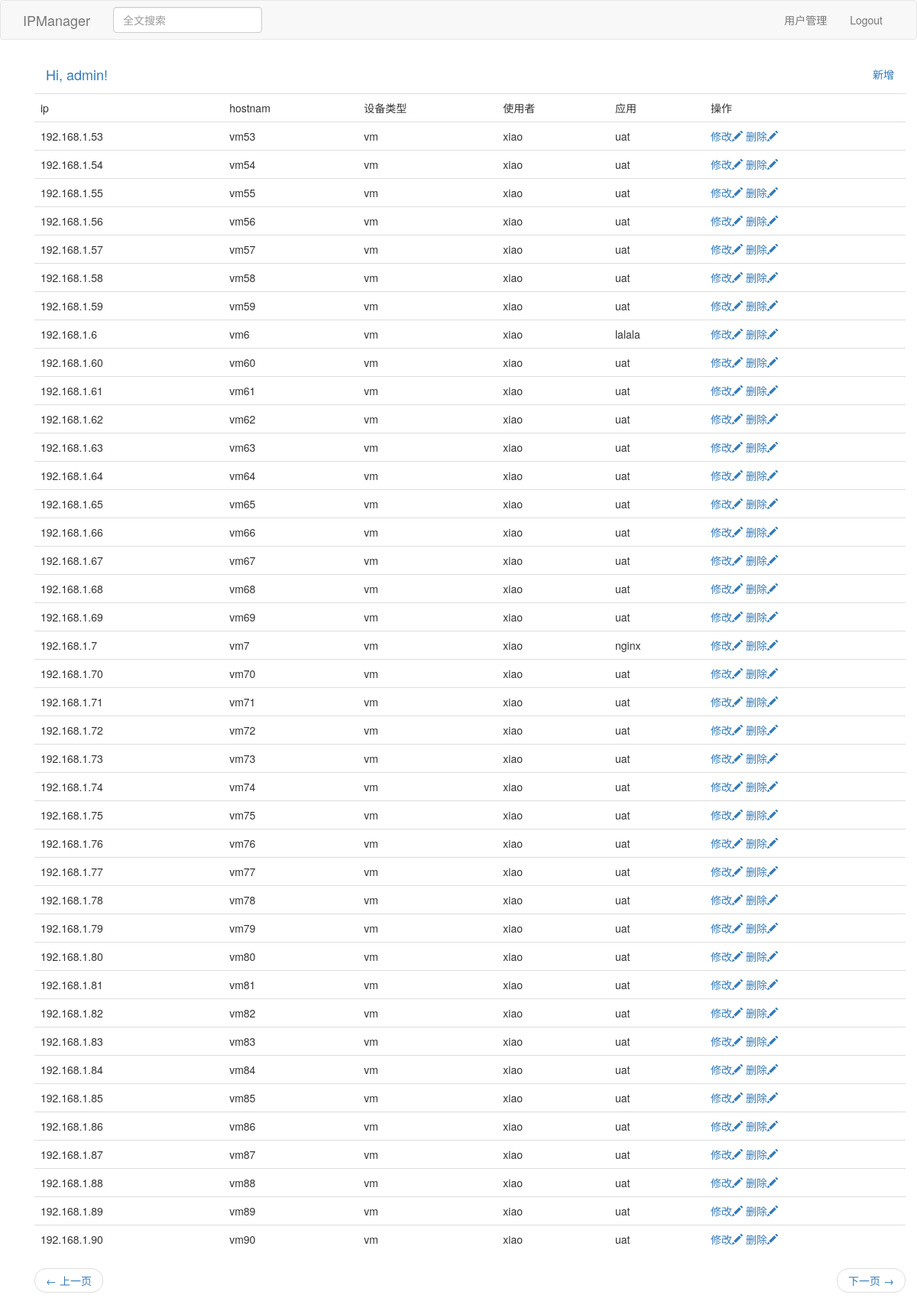
Page /index?page=2 (signed in) on the committed database.
### app/models.py (models this page shows, shortened)
class User(UserMixin, db.Model):
    id = db.Column(db.Integer, primary_key=True)
    username = db.Column(db.String(64), index=True, unique=True)
    email = db.Column(db.String(120), index=True, unique=True)
    password_hash = db.Column(db.String(128))
    role = db.Column(db.String(64), index=True)

class SearchableMixin(object):
    @classmethod
    def search(cls, expression, page, per_page):
        ids, total = query_index(cls.__tablename__, expression, page, per_page)
        if total == 0:
            return cls.query.filter_by(id=0), 0
        when = []
        for i in range(len(ids)):
            when.append((ids[i], i))
        return cls.query.filter(cls.id.in_(ids)).order_by(
            db.case(when, value=cls.id)), total

class Ipinfo(SearchableMixin, db.Model):
    __searchable__ = ['ip', 'hostname', 'device_type', 'user', 'project']
    id = db.Column(db.Integer, primary_key=True)
    ip = db.Column(db.String(64), index=True, unique=True)
    hostname = db.Column(db.String(64))
    device_type = db.Column(db.String(64))
    user = db.Column(db.String(64))
    project = db.Column(db.String(128))

### app/routes.py (the view)
@app.route('/', methods=['GET', 'POST'])
@app.route('/index', methods=['GET', 'POST'])
@login_required
def index():
    page = request.args.get('page', 1, type=int)
    ipinfos = Ipinfo.query.order_by(Ipinfo.ip.asc()).paginate(
        page, app.config['POSTS_PER_PAGE'], False)
    next_url = url_for('index', page=ipinfos.next_num) \
        if ipinfos.has_next else None
    prev_url = url_for('index', page=ipinfos.prev_num) \
        if ipinfos.has_prev else None
    return render_template("index.html", title='Home Page', ipinfos=ipinfos.items, next_url=next_url,
                           prev_url=prev_url)

### app/forms.py
class SearchForm(FlaskForm):
    q = StringField('全文搜索', validators=[DataRequired()])
    def __init__(self, *args, **kwargs):
        if 'formdata' not in kwargs:
            kwargs['formdata'] = request.args
        if 'csrf_enabled' not in kwargs:
            kwargs['csrf_enabled'] = False
        super(SearchForm, self).__init__(*args, **kwargs)

### app/models.py (called while the page is built)
@login.user_loader
def load_user(id):
    return User.query.get(int(id))

### app/routes.py (called while the page is built)
@app.before_request
def before_request():
    if current_user.is_authenticated:
        g.search_form = SearchForm()

### app/templates/index.html (shortened to what this page needs)
{% extends "base.html" %}
{% block app_content %}
    <div class="container">
        <div class="navbar-header">
            <a class="navbar-brand">Hi, {{ current_user.username }}!</a>
        </div>
        <div class="collapse navbar-collapse" id="bs-example-navbar-collapse-1">
            <ul class="nav navbar-nav navbar-right">
                <li><a href= "{{ url_for('ip_add') }}">新增</a></li>
            </ul>
        </div>
        <div>
                <table class="table table-hover">
                    <tr>
                        <td>ip</td>
                        <td>hostnam</td>
                        <td>设备类型</td>
                        <td>使用者</td>
                        <td>应用</td>
                        <td>操作</td>
                    </tr>
                {% for ipinfo in ipinfos %}
                    {% include '_ip.html' %}
                {% endfor %}
                </table>
        </div>
        <div>
                <nav aria-label="...">
                        <ul class="pager">
                            <li class="previous{% if not prev_url %} disabled{% endif %}">
                                <a href="{{ prev_url or '#' }}">
                                    <span aria-hidden="true">&larr;</span> 上一页
                                </a>
                            </li>
                            <li class="next{% if not next_url %} disabled{% endif %}">
                                <a href="{{ next_url or '#' }}">
                                    下一页 <span aria-hidden="true">&rarr;</span>
                                </a>
                            </li>
                        </ul>
                </nav>
        </div>
    </div>
{% endblock %}

### app/templates/_ip.html
        <tr>
            <td>{{ ipinfo.ip }}</td>
            <td>{{ ipinfo.hostname }}</td>
            <td>{{ ipinfo.device_type }}</td>
            <td>{{ ipinfo.user }}</td>
            <td>{{ ipinfo.project }}</td>
            <td>
                <a data-id={{ ipinfo.id }} onclick="Edit(this)">修改<span class="glyphicon glyphicon-pencil"></span></a>
                <a data-id={{ ipinfo.id }} onclick="Delete(this)">删除<span class="glyphicon glyphicon-pencil"></span></a>
            </td>
        </tr>

### rows in the picture
User: username "admin"
Ipinfo: ip "192.168.1.53", hostname "vm53", device_type "vm", user "xiao", project "uat"
Ipinfo: ip "192.168.1.54", hostname "vm54", device_type "vm", user "xiao", project "uat"
Ipinfo: ip "192.168.1.55", hostname "vm55", device_type "vm", user "xiao", project "uat"
Ipinfo: ip "192.168.1.56", hostname "vm56", device_type "vm", user "xiao", project "uat"
Ipinfo: ip "192.168.1.57", hostname "vm57", device_type "vm", user "xiao", project "uat"
Ipinfo: ip "192.168.1.58", hostname "vm58", device_type "vm", user "xiao", project "uat"
Ipinfo: ip "192.168.1.59", hostname "vm59", device_type "vm", user "xiao", project "uat"
Ipinfo: ip "192.168.1.6", hostname "vm6", device_type "vm", user "xiao", project "lalala"
Ipinfo: ip "192.168.1.60", hostname "vm60", device_type "vm", user "xiao", project "uat"
Ipinfo: ip "192.168.1.61", hostname "vm61", device_type "vm", user "xiao", project "uat"
Ipinfo: ip "192.168.1.62", hostname "vm62", device_type "vm", user "xiao", project "uat"
Ipinfo: ip "192.168.1.63", hostname "vm63", device_type "vm", user "xiao", project "uat"
Ipinfo: ip "192.168.1.64", hostname "vm64", device_type "vm", user "xiao", project "uat"
Ipinfo: ip "192.168.1.65", hostname "vm65", device_type "vm", user "xiao", project "uat"
Ipinfo: ip "192.168.1.66", hostname "vm66", device_type "vm", user "xiao", project "uat"
Ipinfo: ip "192.168.1.67", hostname "vm67", device_type "vm", user "xiao", project "uat"
Ipinfo: ip "192.168.1.68", hostname "vm68", device_type "vm", user "xiao", project "uat"
Ipinfo: ip "192.168.1.69", hostname "vm69", device_type "vm", user "xiao", project "uat"
Ipinfo: ip "192.168.1.7", hostname "vm7", device_type "vm", user "xiao", project "nginx"
Ipinfo: ip "192.168.1.70", hostname "vm70", device_type "vm", user "xiao", project "uat"
Ipinfo: ip "192.168.1.71", hostname "vm71", device_type "vm", user "xiao", project "uat"
Ipinfo: ip "192.168.1.72", hostname "vm72", device_type "vm", user "xiao", project "uat"
Ipinfo: ip "192.168.1.73", hostname "vm73", device_type "vm", user "xiao", project "uat"
Ipinfo: ip "192.168.1.74", hostname "vm74", device_type "vm", user "xiao", project "uat"
Ipinfo: ip "192.168.1.75", hostname "vm75", device_type "vm", user "xiao", project "uat"
Ipinfo: ip "192.168.1.76", hostname "vm76", device_type "vm", user "xiao", project "uat"
Ipinfo: ip "192.168.1.77", hostname "vm77", device_type "vm", user "xiao", project "uat"
Ipinfo: ip "192.168.1.78", hostname "vm78", device_type "vm", user "xiao", project "uat"
Ipinfo: ip "192.168.1.79", hostname "vm79", device_type "vm", user "xiao", project "uat"
Ipinfo: ip "192.168.1.80", hostname "vm80", device_type "vm", user "xiao", project "uat"
Ipinfo: ip "192.168.1.81", hostname "vm81", device_type "vm", user "xiao", project "uat"
Ipinfo: ip "192.168.1.82", hostname "vm82", device_type "vm", user "xiao", project "uat"
Ipinfo: ip "192.168.1.83", hostname "vm83", device_type "vm", user "xiao", project "uat"
Ipinfo: ip "192.168.1.84", hostname "vm84", device_type "vm", user "xiao", project "uat"
Ipinfo: ip "192.168.1.85", hostname "vm85", device_type "vm", user "xiao", project "uat"
Ipinfo: ip "192.168.1.86", hostname "vm86", device_type "vm", user "xiao", project "uat"
Ipinfo: ip "192.168.1.87", hostname "vm87", device_type "vm", user "xiao", project "uat"
Ipinfo: ip "192.168.1.88", hostname "vm88", device_type "vm", user "xiao", project "uat"
Ipinfo: ip "192.168.1.89", hostname "vm89", device_type "vm", user "xiao", project "uat"
Ipinfo: ip "192.168.1.90", hostname "vm90", device_type "vm", user "xiao", project "uat"
